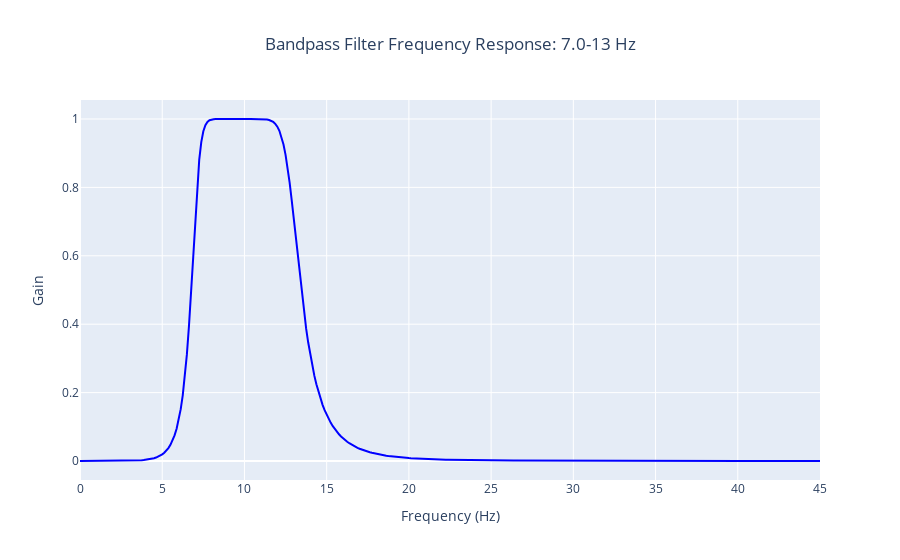
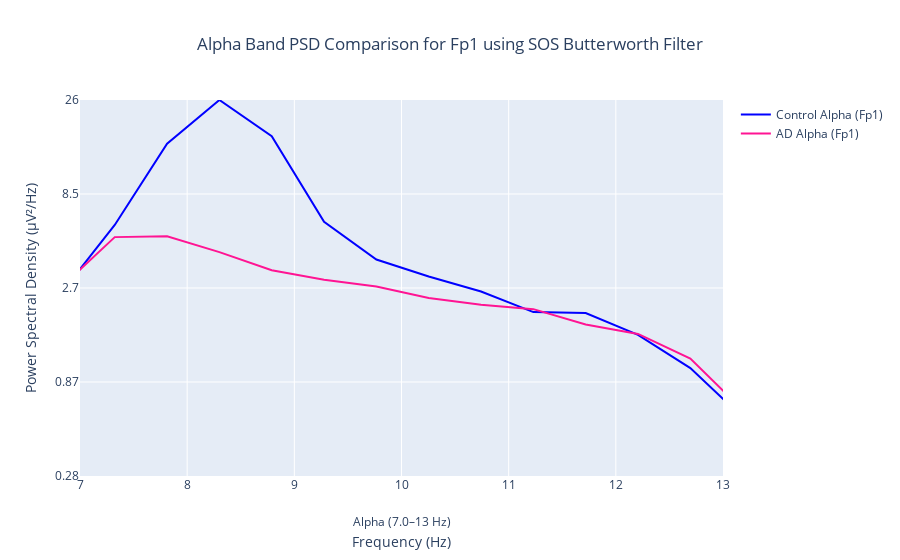

Notebook cell for these charts, in order:
### Code cell
plot_psd_comparison(ad_channel_1, control_channel_1, fs, nperseg, 7.0, 13, "Fp1", "Alpha", True)

### Figure 1 — Plotly figure (JSON) as saved in the notebook; plotly's stock layout.template omitted (floating-point values rounded to 4 significant figures; data arrays with more than 128 entries replaced by an {"elided": "..."} marker saying what was removed)
{"data": [{"line": {"color": "blue"}, "mode": "lines", "name": "Filter Response", "type": "scatter", "x": {"elided": "2000 float values"}, "y": {"elided": "2000 float values"}}], "layout": {"title": {"text": "Bandpass Filter Frequency Response: 7.0-13 Hz", "x": 0.5, "xanchor": "center"}, "xaxis": {"range": [0, 45], "title": {"text": "Frequency (Hz)"}}, "yaxis": {"title": {"text": "Gain"}}}}

### Figure 2 — Plotly figure (JSON) as saved in the notebook; plotly's stock layout.template omitted (floating-point values rounded to 4 significant figures; data arrays with more than 128 entries replaced by an {"elided": "..."} marker saying what was removed)
{"data": [{"line": {"color": "blue", "width": 2}, "mode": "lines", "name": "Control Alpha (Fp1)", "type": "scatter", "x": {"elided": "513 float values"}, "y": {"elided": "513 float values"}}, {"line": {"color": "deeppink", "width": 2}, "mode": "lines", "name": "AD Alpha (Fp1)", "type": "scatter", "x": {"elided": "513 float values"}, "y": {"elided": "513 float values"}}], "layout": {"annotations": [{"showarrow": false, "text": "Alpha (7.0–13 Hz)", "x": 10, "xanchor": "center", "xref": "x", "y": -0.15, "yref": "paper"}], "margin": {"b": 70}, "title": {"text": "Alpha Band PSD Comparison for Fp1 using SOS Butterworth Filter", "x": 0.5, "xanchor": "center"}, "xaxis": {"range": [7, 13], "title": {"standoff": 45, "text": "Frequency (Hz)"}}, "yaxis": {"autorange": false, "range": [-0.5563, 1.422], "tickmode": "array", "ticktext": ["0.28", "0.87", "2.7", "8.5", "26"], "tickvals": [0.2778, 0.8673, 2.708, 8.454, 26.39], "title": {"text": "Power Spectral Density (µV²/Hz)"}, "type": "log"}}}
